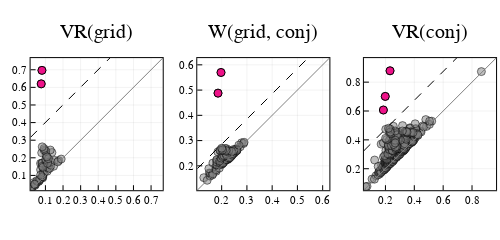

The code cell stored with this chart in its notebook:
### Code cell
# plot persistence diagrams
p1 = plot_PD(barcode_VR_grid, title = "VR(grid)", highlight = grid_idx, cutoff = grid_cutoff)
p2 = plot_PD(barcode_W_grid_conj, title = "W(grid, conj)", highlight = W_idx, cutoff = W_cutoff)
p3 = plot_PD(barcode_VR_conj, title = "VR(conj)", highlight = conj_idx, cutoff = conj_cutoff)
plot(p1, p2, p3, layout = grid(1,3), size = (500, 200))

### Figure 1 — Plotly figure (JSON) as saved in the notebook; plotly's stock layout.template omitted (floating-point values rounded to 4 significant figures; data arrays with more than 128 entries replaced by an {"elided": "..."} marker saying what was removed)
{"data": [{"colorbar": {"title": ""}, "legendgroup": "", "marker": {"color": "rgba(128, 128, 128, 0.500)", "line": {"color": "rgba(0, 0, 0, 0.500)", "width": 1}, "size": 8, "symbol": "circle"}, "mode": "markers", "name": "", "showlegend": false, "type": "scatter", "x": [0.01981, 0.02444, 0.02733, 0.08398, 0.1207, 0.1463, 0.1747, 0.02019, 0.03437, 0.04093, 0.04422, 0.05435, 0.06079, 0.06381, 0.06567, 0.06756, 0.07071, 0.07224, 0.07246, 0.08017, 0.08186, 0.08304, 0.08572, 0.08675, 0.08759, 0.09118, 0.09888, 0.1027, 0.1041, 0.1103, 0.1103, 0.1177, 0.1242, 0.1313, 0.1314, 0.1369, 0.153, 0.1697, 0.1896, 0.03988, 0.05076, 0.07885, 0.08133, 0.08196, 0.08607, 0.1021, 0.104, 0.1118, 0.1173, 0.1277, 0.03763, 0.07234, 0.1016, 0.1084, 0.09273, 0.09194, 0.0818, 0.07606, 0.08024], "xaxis": "x1", "y": [0.02292, 0.03559, 0.03649, 0.0854, 0.1449, 0.1517, 0.184, 0.02465, 0.05945, 0.04319, 0.04973, 0.06515, 0.0651, 0.06801, 0.07597, 0.07519, 0.08105, 0.1681, 0.132, 0.1704, 0.1692, 0.09293, 0.09209, 0.122, 0.1061, 0.116, 0.1232, 0.1798, 0.155, 0.1486, 0.124, 0.139, 0.1401, 0.1765, 0.1578, 0.23, 0.1852, 0.1768, 0.1929, 0.04894, 0.07014, 0.2284, 0.09214, 0.1522, 0.1461, 0.1905, 0.2156, 0.1686, 0.1947, 0.2442, 0.05023, 0.1014, 0.2394, 0.2056, 0.2437, 0.2527, 0.2622, 0.6198, 0.6965], "yaxis": "y1", "zmax": null, "zmin": null}, {"colorbar": {"title": ""}, "legendgroup": "", "line": {"color": "rgba(128, 128, 128, 1.000)", "dash": "solid", "shape": "linear", "width": 1}, "mode": "lines", "name": "", "showlegend": false, "type": "scatter", "x": [0.01585, 0.7662], "xaxis": "x1", "y": [0.01585, 0.7662], "yaxis": "y1", "zmax": null, "zmin": null}, {"colorbar": {"title": ""}, "hoverinfo": "text", "legendgroup": "", "marker": {"color": "rgba(238, 18, 137, 1.000)", "line": {"color": "rgba(0, 0, 0, 1.000)", "width": 1}, "size": 8, "symbol": "circle"}, "mode": "markers", "name": "", "showlegend": false, "text": [58, 59], "type": "scatter", "x": [0.07606, 0.08024], "xaxis": "x1", "y": [0.6198, 0.6965], "yaxis": "y1", "zmax": null, "zmin": null}, {"colorbar": {"title": ""}, "hoverinfo": "none", "legendgroup": "", "line": {"color": "rgba(0, 0, 0, 1.000)", "dash": "dash", "shape": "linear", "width": 1}, "mode": "lines", "name": "", "showlegend": false, "type": "scatter", "x": [0.01585, 0.02318, 0.09093, 0.1317, 0.1661, 0.2035, 0.2379, 0.2749, 0.3177, 0.3558, 0.3892, 0.4255, 0.4622, 0.5026, 0.5411, 0.5812, 0.6149, 0.656, 0.6947, 0.7566, 0.7662], "xaxis": "x1", "y": [0.3166, 0.3239, 0.3916, 0.4324, 0.4668, 0.5042, 0.5387, 0.5756, 0.6185, 0.6565, 0.6899, 0.7263, 0.7629, 0.8033, 0.8418, 0.8819, 0.9156, 0.9567, 0.9954, 1.057, 1.067], "yaxis": "y1", "zmax": null, "zmin": null}, {"colorbar": {"title": ""}, "legendgroup": "", "marker": {"color": "rgba(128, 128, 128, 0.500)", "line": {"color": "rgba(0, 0, 0, 0.500)", "width": 1}, "size": 8, "symbol": "circle"}, "mode": "markers", "name": "", "showlegend": false, "type": "scatter", "x": {"elided": "137 float values"}, "xaxis": "x2", "y": {"elided": "137 float values"}, "yaxis": "y2", "zmax": null, "zmin": null}, {"colorbar": {"title": ""}, "legendgroup": "", "line": {"color": "rgba(128, 128, 128, 1.000)", "dash": "solid", "shape": "linear", "width": 1}, "mode": "lines", "name": "", "showlegend": false, "type": "scatter", "x": [0.1034, 0.6267], "xaxis": "x2", "y": [0.1034, 0.6267], "yaxis": "y2", "zmax": null, "zmin": null}, {"colorbar": {"title": ""}, "hoverinfo": "text", "legendgroup": "", "marker": {"color": "rgba(238, 18, 137, 1.000)", "line": {"color": "rgba(0, 0, 0, 1.000)", "width": 1}, "size": 8, "symbol": "circle"}, "mode": "markers", "name": "", "showlegend": false, "text": [136, 137], "type": "scatter", "x": [0.1855, 0.1974], "xaxis": "x2", "y": [0.4879, 0.5697], "yaxis": "y2", "zmax": null, "zmin": null}, {"colorbar": {"title": ""}, "hoverinfo": "none", "legendgroup": "", "line": {"color": "rgba(0, 0, 0, 1.000)", "dash": "dash", "shape": "linear", "width": 1}, "mode": "lines", "name": "", "showlegend": false, "type": "scatter", "x": [0.1034, 0.1085, 0.1558, 0.1841, 0.2082, 0.2342, 0.2583, 0.2841, 0.3139, 0.3405, 0.3637, 0.3891, 0.4146, 0.4429, 0.4697, 0.4976, 0.5211, 0.5498, 0.5768, 0.62, 0.6267], "xaxis": "x2", "y": [0.1885, 0.1937, 0.2409, 0.2693, 0.2933, 0.3194, 0.3434, 0.3692, 0.3991, 0.4256, 0.4489, 0.4743, 0.4998, 0.528, 0.5549, 0.5828, 0.6063, 0.635, 0.662, 0.7052, 0.7118], "yaxis": "y2", "zmax": null, "zmin": null}, {"colorbar": {"title": ""}, "legendgroup": "", "marker": {"color": "rgba(128, 128, 128, 0.500)", "line": {"color": "rgba(0, 0, 0, 0.500)", "width": 1}, "size": 8, "symbol": "circle"}, "mode": "markers", "name": "", "showlegend": false, "type": "scatter", "x": {"elided": "437 float values"}, "xaxis": "x3", "y": {"elided": "437 float values"}, "yaxis": "y3", "zmax": null, "zmin": null}, {"colorbar": {"title": ""}, "legendgroup": "", "line": {"color": "rgba(128, 128, 128, 1.000)", "dash": "solid", "shape": "linear", "width": 1}, "mode": "lines", "name": "", "showlegend": false, "type": "scatter", "x": [0.05093, 0.9666], "xaxis": "x3", "y": [0.05093, 0.9666], "yaxis": "y3", "zmax": null, "zmin": null}, {"colorbar": {"title": ""}, "hoverinfo": "text", "legendgroup": "", "marker": {"color": "rgba(238, 18, 137, 1.000)", "line": {"color": "rgba(0, 0, 0, 1.000)", "width": 1}, "size": 8, "symbol": "circle"}, "mode": "markers", "name": "", "showlegend": false, "text": [435, 436, 437], "type": "scatter", "x": [0.2318, 0.1857, 0.1987], "xaxis": "x3", "y": [0.8788, 0.6069, 0.7013], "yaxis": "y3", "zmax": null, "zmin": null}, {"colorbar": {"title": ""}, "hoverinfo": "none", "legendgroup": "", "line": {"color": "rgba(0, 0, 0, 1.000)", "dash": "dash", "shape": "linear", "width": 1}, "mode": "lines", "name": "", "showlegend": false, "type": "scatter", "x": [0.05093, 0.05987, 0.1426, 0.1923, 0.2343, 0.2799, 0.322, 0.3671, 0.4193, 0.4658, 0.5065, 0.5509, 0.5956, 0.645, 0.692, 0.7408, 0.782, 0.8322, 0.8794, 0.955, 0.9666], "xaxis": "x3", "y": [0.325, 0.3339, 0.4166, 0.4663, 0.5083, 0.554, 0.596, 0.6411, 0.6934, 0.7398, 0.7806, 0.825, 0.8696, 0.919, 0.966, 1.015, 1.056, 1.106, 1.153, 1.229, 1.241], "yaxis": "y3", "zmax": null, "zmin": null}], "layout": {"annotations": [{"font": {"color": "rgba(0, 0, 0, 1.000)", "family": "sans-serif", "size": 20}, "rotation": 0, "showarrow": false, "text": "VR(grid)", "x": 0.1933, "xanchor": "center", "xref": "paper", "y": 1, "yanchor": "top", "yref": "paper"}, {"font": {"color": "rgba(0, 0, 0, 1.000)", "family": "sans-serif", "size": 20}, "rotation": 0, "showarrow": false, "text": "W(grid, conj)", "x": 0.5267, "xanchor": "center", "xref": "paper", "y": 1, "yanchor": "top", "yref": "paper"}, {"font": {"color": "rgba(0, 0, 0, 1.000)", "family": "sans-serif", "size": 20}, "rotation": 0, "showarrow": false, "text": "VR(conj)", "x": 0.86, "xanchor": "center", "xref": "paper", "y": 1, "yanchor": "top", "yref": "paper"}], "height": 200, "legend": {"bgcolor": "rgba(255, 255, 255, 1.000)", "bordercolor": "rgba(0, 0, 0, 1.000)", "font": {"color": "rgba(0, 0, 0, 1.000)", "family": "sans-serif", "size": 11}, "tracegroupgap": 0, "x": 1, "y": 0}, "margin": {"b": 20, "l": 0, "r": 0, "t": 20}, "paper_bgcolor": "rgba(255, 255, 255, 1.000)", "plot_bgcolor": "rgba(255, 255, 255, 1.000)", "showlegend": true, "width": 500, "xaxis1": {"anchor": "y1", "domain": [0.06121, 0.3255], "gridcolor": "rgba(0, 0, 0, 0.100)", "gridwidth": 0.5, "linecolor": "rgba(0, 0, 0, 1.000)", "mirror": true, "range": [0.01585, 0.7662], "showgrid": true, "showline": true, "showticklabels": true, "tickangle": 0, "tickcolor": "rgb(0, 0, 0)", "tickfont": {"color": "rgba(0, 0, 0, 1.000)", "family": "sans-serif", "size": 11}, "tickmode": "array", "ticks": "inside", "ticktext": ["0.1", "0.2", "0.3", "0.4", "0.5", "0.6", "0.7"], "tickvals": [0.1, 0.2, 0.3, 0.4, 0.5, 0.6, 0.7], "title": "", "titlefont": {"color": "rgba(0, 0, 0, 1.000)", "family": "sans-serif", "size": 15}, "type": "-", "visible": true, "zeroline": false, "zerolinecolor": "rgba(0, 0, 0, 1.000)"}, "xaxis2": {"anchor": "y2", "domain": [0.3945, 0.6588], "gridcolor": "rgba(0, 0, 0, 0.100)", "gridwidth": 0.5, "linecolor": "rgba(0, 0, 0, 1.000)", "mirror": true, "range": [0.1034, 0.6267], "showgrid": true, "showline": true, "showticklabels": true, "tickangle": 0, "tickcolor": "rgb(0, 0, 0)", "tickfont": {"color": "rgba(0, 0, 0, 1.000)", "family": "sans-serif", "size": 11}, "tickmode": "array", "ticks": "inside", "ticktext": ["0.2", "0.3", "0.4", "0.5", "0.6"], "tickvals": [0.2, 0.3, 0.4, 0.5, 0.6], "title": "", "titlefont": {"color": "rgba(0, 0, 0, 1.000)", "family": "sans-serif", "size": 15}, "type": "-", "visible": true, "zeroline": false, "zerolinecolor": "rgba(0, 0, 0, 1.000)"}, "xaxis3": {"anchor": "y3", "domain": [0.7279, 0.9921], "gridcolor": "rgba(0, 0, 0, 0.100)", "gridwidth": 0.5, "linecolor": "rgba(0, 0, 0, 1.000)", "mirror": true, "range": [0.05093, 0.9666], "showgrid": true, "showline": true, "showticklabels": true, "tickangle": 0, "tickcolor": "rgb(0, 0, 0)", "tickfont": {"color": "rgba(0, 0, 0, 1.000)", "family": "sans-serif", "size": 11}, "tickmode": "array", "ticks": "inside", "ticktext": ["0.2", "0.4", "0.6", "0.8"], "tickvals": [0.2, 0.4, 0.6, 0.8], "title": "", "titlefont": {"color": "rgba(0, 0, 0, 1.000)", "family": "sans-serif", "size": 15}, "type": "-", "visible": true, "zeroline": false, "zerolinecolor": "rgba(0, 0, 0, 1.000)"}, "yaxis1": {"anchor": "x1", "domain": [0.1489, 0.8095], "gridcolor": "rgba(0, 0, 0, 0.100)", "gridwidth": 0.5, "linecolor": "rgba(0, 0, 0, 1.000)", "mirror": true, "range": [0.01585, 0.7662], "showgrid": true, "showline": true, "showticklabels": true, "tickangle": 0, "tickcolor": "rgb(0, 0, 0)", "tickfont": {"color": "rgba(0, 0, 0, 1.000)", "family": "sans-serif", "size": 11}, "tickmode": "array", "ticks": "inside", "ticktext": ["0.1", "0.2", "0.3", "0.4", "0.5", "0.6", "0.7"], "tickvals": [0.1, 0.2, 0.3, 0.4, 0.5, 0.6, 0.7], "title": "", "titlefont": {"color": "rgba(0, 0, 0, 1.000)", "family": "sans-serif", "size": 15}, "type": "-", "visible": true, "zeroline": false, "zerolinecolor": "rgba(0, 0, 0, 1.000)"}, "yaxis2": {"anchor": "x2", "domain": [0.1489, 0.8095], "gridcolor": "rgba(0, 0, 0, 0.100)", "gridwidth": 0.5, "linecolor": "rgba(0, 0, 0, 1.000)", "mirror": true, "range": [0.1034, 0.6267], "showgrid": true, "showline": true, "showticklabels": true, "tickangle": 0, "tickcolor": "rgb(0, 0, 0)", "tickfont": {"color": "rgba(0, 0, 0, 1.000)", "family": "sans-serif", "size": 11}, "tickmode": "array", "ticks": "inside", "ticktext": ["0.2", "0.3", "0.4", "0.5", "0.6"], "tickvals": [0.2, 0.3, 0.4, 0.5, 0.6], "title": "", "titlefont": {"color": "rgba(0, 0, 0, 1.000)", "family": "sans-serif", "size": 15}, "type": "-", "visible": true, "zeroline": false, "zerolinecolor": "rgba(0, 0, 0, 1.000)"}, "yaxis3": {"anchor": "x3", "domain": [0.1489, 0.8095], "gridcolor": "rgba(0, 0, 0, 0.100)", "gridwidth": 0.5, "linecolor": "rgba(0, 0, 0, 1.000)", "mirror": true, "range": [0.05093, 0.9666], "showgrid": true, "showline": true, "showticklabels": true, "tickangle": 0, "tickcolor": "rgb(0, 0, 0)", "tickfont": {"color": "rgba(0, 0, 0, 1.000)", "family": "sans-serif", "size": 11}, "tickmode": "array", "ticks": "inside", "ticktext": ["0.2", "0.4", "0.6", "0.8"], "tickvals": [0.2, 0.4, 0.6, 0.8], "title": "", "titlefont": {"color": "rgba(0, 0, 0, 1.000)", "family": "sans-serif", "size": 15}, "type": "-", "visible": true, "zeroline": false, "zerolinecolor": "rgba(0, 0, 0, 1.000)"}}}
